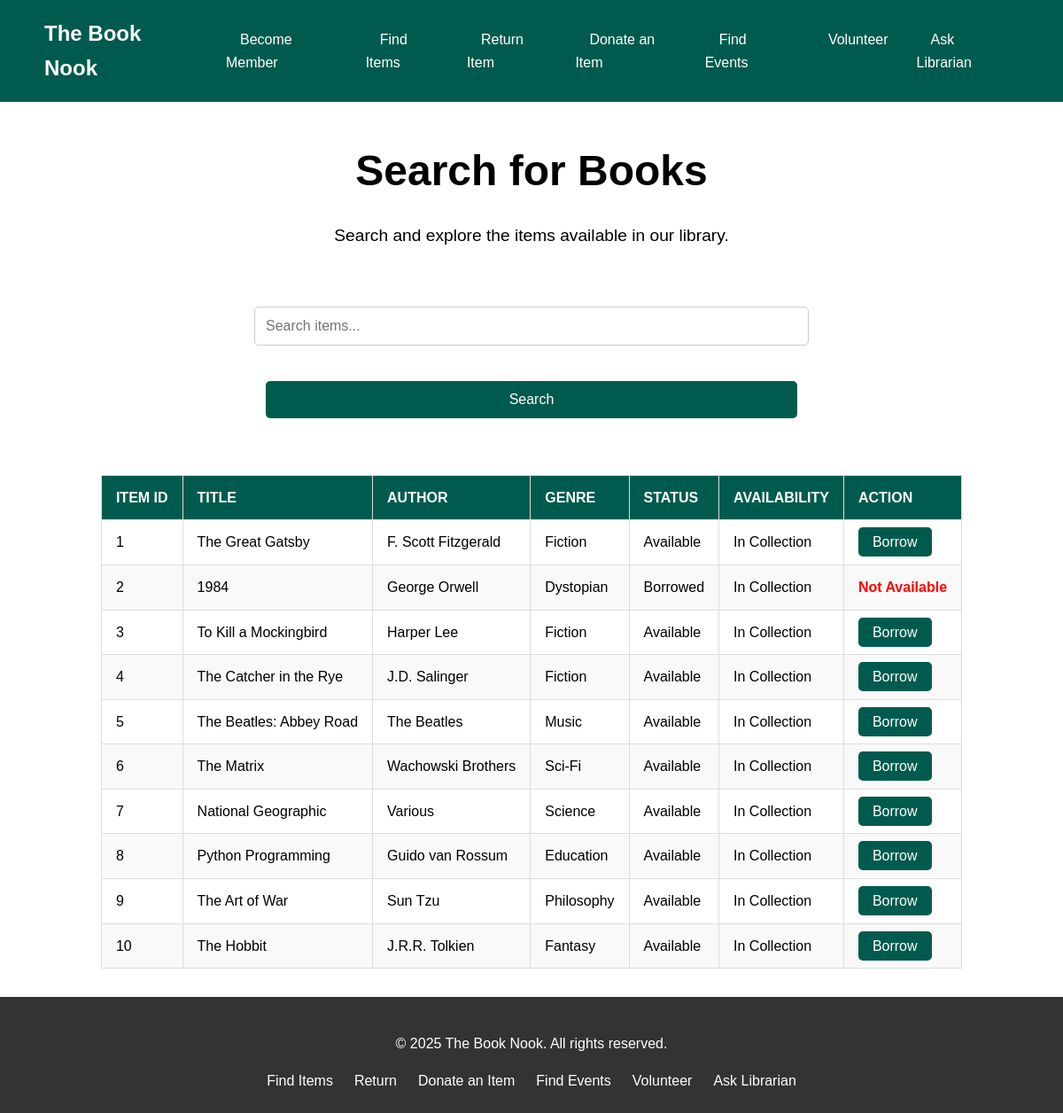
/items, run on an earlier commit of the app's database.
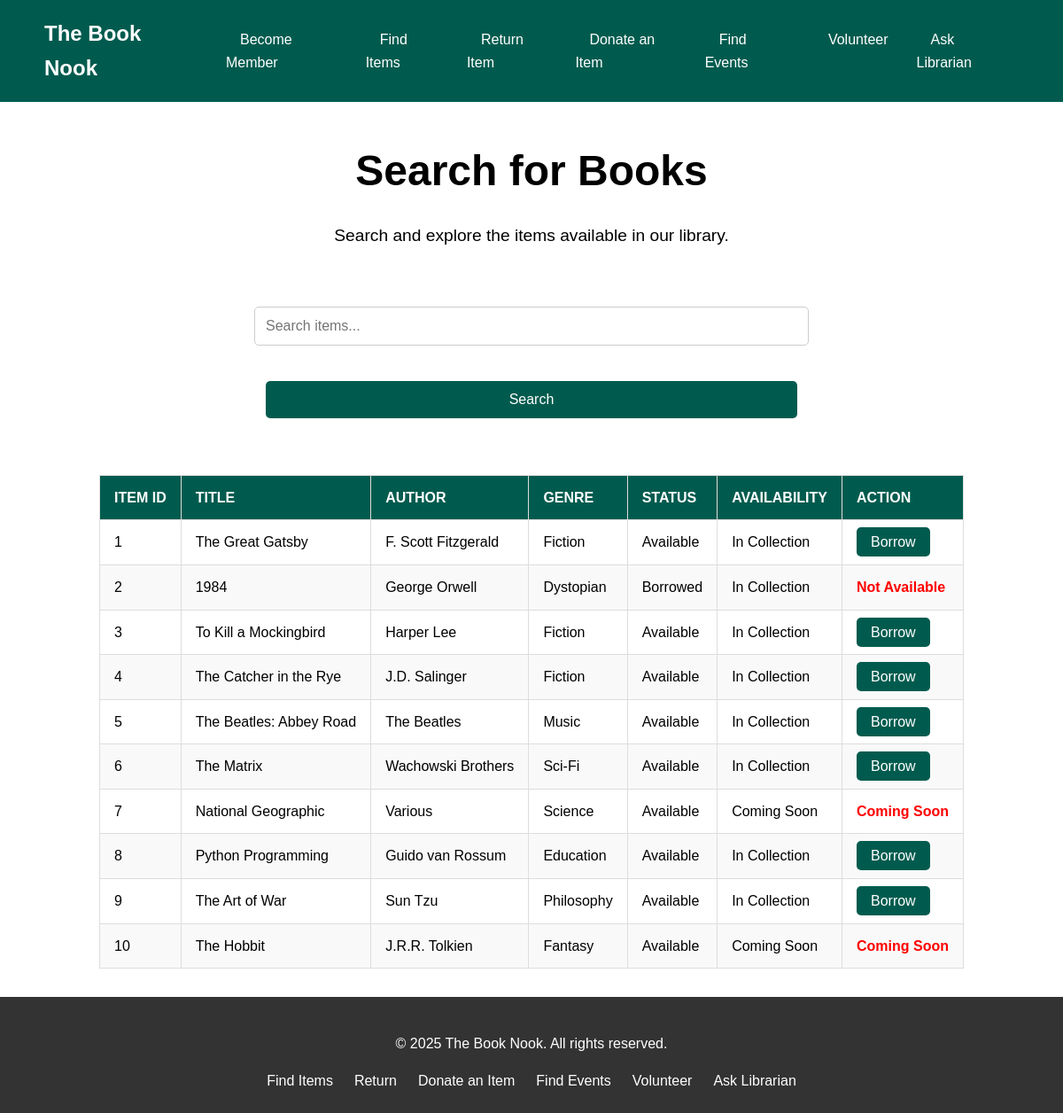
And on a later commit of the database.
### tables this page shows
CREATE TABLE library_items (
            item_id INTEGER PRIMARY KEY AUTOINCREMENT,
            title TEXT NOT NULL,
            author TEXT,
            item_type TEXT CHECK (item_type IN ('Book', 'CD', 'DVD', 'Magazine', 'Journal', 'Record')),
            format TEXT CHECK (format IN ('Print', 'Online', 'Audio', 'Video')),
            genre TEXT,
            published_date TEXT,
            availability TEXT DEFAULT 'Available' CHECK (availability IN ('Available', 'Borrowed')),
            is_future_item BOOLEAN DEFAULT 0 CHECK (is_future_item IN (0, 1)),
            restriction INTEGER DEFAULT 0 CHECK (restriction >= 0)
        );

### app.py (the view)
@app.route('/items')
def list_items():
    search_query = request.args.get('q', '')
    conn = get_db_connection()
    c = conn.cursor()
    if search_query:
        c.execute(
            """
            SELECT * FROM library_items
            WHERE title LIKE ? OR author LIKE ?
            """,
            (f'%{search_query}%', f'%{search_query}%')
        )
    else:
        c.execute("SELECT * FROM library_items")
    items = c.fetchall()
    conn.close()
    return render_template('items.html', items=items, search_query=search_query)

### app.py (called while the page is built)
def get_db_connection():
    conn = sqlite3.connect(DATABASE)
    conn.row_factory = sqlite3.Row
    return conn

### templates/items.html
{% extends "base.html" %} {% block content %}
<section class="hero">
  <div class="container">
    <h1>Search for Books</h1>
    <p>Search and explore the items available in our library.</p>
  </div>
  <section class="messages">
    <div class="container">
      <form
        method="get"
        action="{{ url_for('list_items') }}"
        class="form-container"
      >
        <input
          type="text"
          name="q"
          placeholder="Search items..."
          value="{{ search_query }}"
          class="search-input"
        />
        <button type="submit" class="btn">Search</button>
      </form>
    </div>
  </section>
  <section class="items">
    <div class="container">
      <table class="styled-table">
        <thead>
          <tr>
            <th>Item ID</th>
            <th>Title</th>
            <th>Author</th>
            <th>Genre</th>
            <th>Status</th>
            <th>Availability</th>
            <th>Action</th>
          </tr>
        </thead>
        <tbody>
          {% for item in items %}
          <tr>
            <td>{{ item.item_id }}</td>
            <td>{{ item.title }}</td>
            <td>{{ item.author }}</td>
            <td>{{ item.genre }}</td>
            <td>{{ item.availability }}</td>
            <td>
              {% if item.is_future_item == 1 %}
              <span class="future-item">Coming Soon</span>
              {% else %}
              <span class="current-item">In Collection</span>
              {% endif %}
            </td>
            <td>
              {% if item.availability == 'Available' and item.is_future_item !=
              1 %}
              <a
                href="{{ url_for('borrow_item', item_id=item.item_id) }}"
                class="btn"
                >Borrow</a
              >
              {% elif item.is_future_item == 1 %}
              <span class="not-available">Coming Soon</span>
              {% else %}
              <span class="not-available">Not Available</span>
              {% endif %}
            </td>
          </tr>
          {% endfor %}
        </tbody>
      </table>
    </div>
  </section>
</section>
{% endblock %}

What changed in the data, as far as the page shows it:
changed library_items "National Geographic": is_future_item "In Collection Borrow" → "Coming Soon Coming Soon"
changed library_items "The Hobbit": is_future_item "In Collection Borrow" → "Coming Soon Coming Soon"
